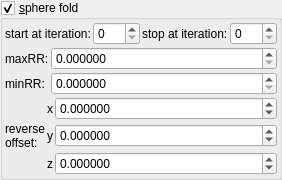
    <widget class="MyGroupBox" name="groupCheck_transf_function_enabledF_false">
     <property name="title">
      <string>&amp;sphere fold</string>
     </property>
     <property name="checkable">
      <bool>true</bool>
     </property>
     <layout class="QVBoxLayout" name="verticalLayout_12" stretch="0,0,0">
      <property name="spacing">
       <number>2</number>
      </property>
      <property name="leftMargin">
       <number>2</number>
      </property>
      <property name="topMargin">
       <number>2</number>
      </property>
      <property name="rightMargin">
       <number>2</number>
      </property>
      <property name="bottomMargin">
       <number>2</number>
      </property>
      <item>
       <layout class="QGridLayout" name="gridLayout_68">
        <property name="spacing">
         <number>2</number>
        </property>
        <item row="0" column="2">
         <widget class="QLabel" name="label_262">
          <property name="text">
           <string>stop at iteration:</string>
          </property>
         </widget>
        </item>
        <item row="0" column="0">
         <widget class="QLabel" name="label_254">
          <property name="text">
           <string>start at iteration:</string>
          </property>
         </widget>
        </item>
        <item row="0" column="3">
         <widget class="MySpinBox" name="spinboxInt_transf_stop_iterations_F">
          <property name="sizePolicy">
           <sizepolicy hsizetype="Minimum" vsizetype="Maximum">
            <horstretch>0</horstretch>
            <verstretch>0</verstretch>
           </sizepolicy>
          </property>
          <property name="maximum">
           <number>999</number>
          </property>
         </widget>
        </item>
        <item row="0" column="1">
         <widget class="MySpinBox" name="spinboxInt_transf_start_iterations_F">
          <property name="sizePolicy">
           <sizepolicy hsizetype="Minimum" vsizetype="Maximum">
            <horstretch>0</horstretch>
            <verstretch>0</verstretch>
           </sizepolicy>
          </property>
          <property name="maximum">
           <number>999</number>
          </property>
         </widget>
        </item>
       </layout>
      </item>
      <item>
       <layout class="QGridLayout" name="gridLayout_71" columnstretch="0,0,1">
        <property name="spacing">
         <number>2</number>
        </property>
        <item row="1" column="2">
         <widget class="MyDoubleSpinBox" name="spinbox_transf_minimum_radius_0">
          <property name="sizePolicy">
           <sizepolicy hsizetype="Minimum" vsizetype="Maximum">
            <horstretch>0</horstretch>
            <verstretch>0</verstretch>
           </sizepolicy>
          </property>
          <property name="prefix">
           <string/>
          </property>
          <property name="suffix">
           <string/>
          </property>
          <property name="decimals">
           <number>6</number>
          </property>
          <property name="minimum">
           <double>0.000000000000000</double>
          </property>
          <property name="maximum">
           <double>999.999000000000024</double>
          </property>
          <property name="singleStep">
           <double>0.100000000000000</double>
          </property>
         </widget>
        </item>
        <item row="0" column="2">
         <widget class="MyDoubleSpinBox" name="spinbox_transf_maxR2_1">
          <property name="sizePolicy">
           <sizepolicy hsizetype="Minimum" vsizetype="Maximum">
            <horstretch>0</horstretch>
            <verstretch>0</verstretch>
           </sizepolicy>
          </property>
          <property name="prefix">
           <string/>
          </property>
          <property name="suffix">
           <string/>
          </property>
          <property name="decimals">
           <number>6</number>
          </property>
          <property name="minimum">
           <double>0.000000000000000</double>
          </property>
          <property name="maximum">
           <double>999.999000000000024</double>
          </property>
          <property name="singleStep">
           <double>0.100000000000000</double>
          </property>
         </widget>
        </item>
        <item row="1" column="1">
         <widget class="QLabel" name="label_47">
          <property name="text">
           <string>minRR:</string>
          </property>
         </widget>
        </item>
        <item row="0" column="1">
         <widget class="QLabel" name="label_16">
          <property name="text">
           <string>maxRR:</string>
          </property>
         </widget>
        </item>
       </layout>
      </item>
      <item>
       <layout class="QGridLayout" name="gridLayout_69" columnstretch="0,0,0,1">
        <property name="spacing">
         <number>2</number>
        </property>
        <item row="2" column="2">
         <widget class="QLabel" name="label_129">
          <property name="text">
           <string notr="true">z</string>
          </property>
         </widget>
        </item>
        <item row="1" column="1">
         <widget class="QLabel" name="label_264">
          <property name="text">
           <string>reverse
offset:</string>
          </property>
         </widget>
        </item>
        <item row="1" column="2">
         <widget class="QLabel" name="label_130">
          <property name="text">
           <string notr="true">y</string>
          </property>
         </widget>
        </item>
        <item row="0" column="2">
         <widget class="QLabel" name="label_131">
          <property name="text">
           <string notr="true">x</string>
          </property>
         </widget>
        </item>
        <item row="0" column="3">
         <widget class="MyDoubleSpinBox" name="spinbox3_mandelbox_offset_x">
          <property name="sizePolicy">
           <sizepolicy hsizetype="Minimum" vsizetype="Maximum">
            <horstretch>0</horstretch>
            <verstretch>0</verstretch>
           </sizepolicy>
          </property>
          <property name="prefix">
           <string/>
          </property>
          <property name="suffix">
           <string/>
          </property>
          <property name="decimals">
           <number>6</number>
          </property>
          <property name="minimum">
           <double>-100.000000000000000</double>
          </property>
          <property name="maximum">
           <double>100.000000000000000</double>
          </property>
          <property name="singleStep">
           <double>0.100000000000000</double>
          </property>
         </widget>
        </item>
        <item row="1" column="3">
         <widget class="MyDoubleSpinBox" name="spinbox3_mandelbox_offset_y">
          <property name="sizePolicy">
           <sizepolicy hsizetype="Minimum" vsizetype="Maximum">
            <horstretch>0</horstretch>
            <verstretch>0</verstretch>
           </sizepolicy>
          </property>
          <property name="prefix">
           <string/>
          </property>
          <property name="suffix">
           <string/>
          </property>
          <property name="decimals">
           <number>6</number>
          </property>
          <property name="minimum">
           <double>-100.000000000000000</double>
          </property>
          <property name="maximum">
           <double>100.000000000000000</double>
          </property>
          <property name="singleStep">
           <double>0.100000000000000</double>
          </property>
         </widget>
        </item>
        <item row="2" column="3">
         <widget class="MyDoubleSpinBox" name="spinbox3_mandelbox_offset_z">
          <property name="sizePolicy">
           <sizepolicy hsizetype="Minimum" vsizetype="Maximum">
            <horstretch>0</horstretch>
            <verstretch>0</verstretch>
           </sizepolicy>
          </property>
          <property name="prefix">
           <string/>
          </property>
          <property name="suffix">
           <string/>
          </property>
          <property name="decimals">
           <number>6</number>
          </property>
          <property name="minimum">
           <double>-100.000000000000000</double>
          </property>
          <property name="maximum">
           <double>100.000000000000000</double>
          </property>
          <property name="singleStep">
           <double>0.100000000000000</double>
          </property>
         </widget>
        </item>
       </layout>
      </item>
     </layout>
    </widget>
